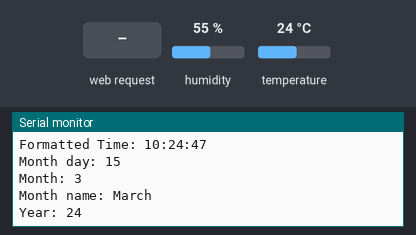
The sketch below on a simulated ESP8266 (NodeMCU). Parts: the last lines printed to the serial monitor. Inputs (shaded band) come from the test bench; at power-on: humidity 55 %, temperature 24 °C. WiFi joins after 1.5 s; servers stay silent unless stated; network time is answered at once with the bench clock; the local clock reads 2024-03-15 10:24:30 at power-on unless the sketch sets it; EEPROM starts erased.

Above: at 17.6 s.
17.7 s: HTTP request GET /vara/on received
19.5 s: HTTP request GET /vara/off received
At 20.7 s:
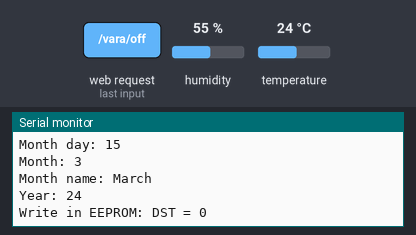
21.4 s: HTTP request GET /TZplus received
At 22.5 s:
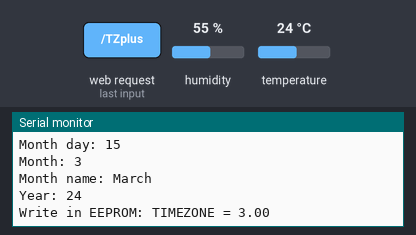
23.3 s: HTTP request GET /TZminus received
At 24.4 s:
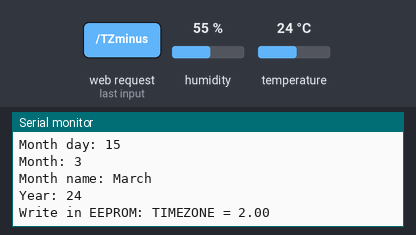
25.2 s: HTTP request GET /DHTsensor received
At 26.3 s:
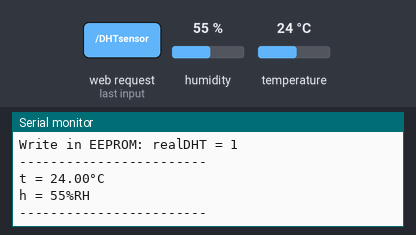
27.1 s: HTTP request GET /off received
Timing chart, 0 to 30.0 s (numbered marks = the images above; inputs shaded):
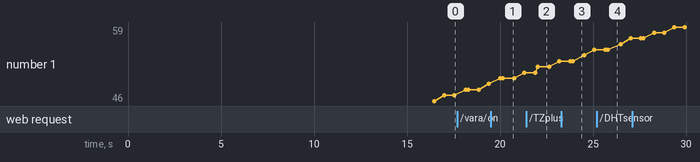

The sketch:

NTP_clock_on_DPD-201_v4a.ino
```cpp
// NTP clock on serial LCD2004
// original sketch by Nicu FLORICA (niq_ro) from http://nicuflorica.blogspot.ro/
// ver.2, use info from // https://lastminuteengineers.com/esp8266-ntp-server-date-time-tutorial/
// NTP info: https://randomnerdtutorials.com/esp8266-nodemcu-date-time-ntp-client-server-arduino/
// TimeZome: https://nicuflorica.blogspot.com/2021/02/ceas-gps-cu-reglaj-ora-locala-4.html


// original for Datecs DPD-201
// ver.1 - added DST (Daylight Saving Time) or Summer Time control using local webpage
// ver.1a - added EEPROM store for TimeZone and DST
// ver.1a1 - clear the sketch
// ver.2 - add WiFiManager by tzapu
// ver.3 - added TimeZone webcontrol
// ver.3a - clear webpage (autoredirect to base page)
// ver.4 - added DHT sensor with "DHTesp.h" library
// ver.4a - added DHT display webcontrol and autoclear info at DHT read error

#include <SoftwareSerial.h>
#include "DHTesp.h"  // https://github.com/beegee-tokyo/DHTesp
#include <EEPROM.h>
#include <NTPClient.h>
#include <ESP8266WiFi.h>
#include <WiFiUdp.h>
#include <DNSServer.h>
#include <ESP8266WebServer.h>
#include <WiFiManager.h>          //https://github.com/tzapu/WiFiManager

//https://randomnerdtutorials.com/esp8266-pinout-reference-gpios/
#define DATAOUT 14  // D5 on R1 Mini
#define DHTpin 12  // D6 on R1 Mini

DHTesp dht;

SoftwareSerial lcd(255, DATAOUT);  // This is required, to start an instance of an LCD (RX at pin D6)

/*
const char *ssid     = "niq_ro";
const char *password = "needcoldbeers";
*/

float TIMEZONE = 2.;
int timezone0 = 16;
int timezone1 = 0;
float diferenta[38] = {-12., -11.,-10.,-9.5,-9.,-8.,-7.,-6.,-5.,-4.,-3.5,-3.,-2.,-1.,0,
                      1.,2.,3.,3.5,4.,4.5,5.,5.5,5.75,6.,6.5,7.,8.,8.75,9.,9.5,10.,10.5,
                      11.,12.,12.75,13.,14};   // added manualy by niq_ro
#define adresa  100  // adress for store the
byte zero = 0;  // variable for control the initial read/write the eeprom memory

char daysOfTheWeek[7][12] = {"Sunday    ", "Monday    ", "Tuesday   ", "Wednesday ", "Thursday  ", "Friday    ", "Saturday  "};

//Month names
String months[12]={"January", "February", "March", "April", "May", "June", "July", "August", "September", "October", "November", "December"};

// Web Host
String header; // Variable to store the HTTP request
unsigned long currentTime = millis(); // Current time
unsigned long previousTime = 0; // Previous time
const long timeoutTime = 2000; // Define timeout time in milliseconds (example: 2000ms = 2s)

// Define NTP Client to get time
WiFiUDP ntpUDP;
NTPClient timeClient(ntpUDP, "pool.ntp.org");

// DST State
String oravara = ""; //
byte DST = 0;
byte DST0 = 0;

int hh, mm, ss;
int yy, ll, dd, zz;

String text7 = " niq_ro's NTP clock  on DPD-201 display ";
byte numar = 0;

byte realDHT = 1;
byte realDHT0 = 1;
float te;
int has;

int tzeci, tunit, tzecimi, trest;
int tsemn, ttot;
int hzeci, hunit;

unsigned long tpcitire = 0;
unsigned long tppauza = 60000;


WiFiServer server(80); // Set web server port number to 80


void setup () {
  EEPROM.begin(512);  //Initialize EEPROM  - http://www.esp8266learning.com/read-and-write-to-the-eeprom-on-the-esp8266.php
  Serial.begin(9600);
  Serial.println("  ");
  Serial.println("  ");
  Serial.println("->");
  lcd.begin(9600);  // Start the LCD at 9600 baud

 // Autodetect is not working reliable, don't use the following line
  // dht.setup(DHTpin);
  // use this instead:
  dht.setup(DHTpin, DHTesp::DHT22); // Connect DHT sensor to GPIO xx

initializare();
delay(1000);
mop();

zero = EEPROM.read(adresa - 1); // variable for write initial values in EEPROM
if (zero != 15)
{
EEPROM.write(adresa - 1, 15);  // zero
EEPROM.write(adresa, timezone0); // time zone (0...37 -> -12...+12) // https://en.wikipedia.org/wiki/Coordinated_Universal_Time
EEPROM.write(adresa + 1, 1);  // 0 => winter time, 1 => summer time
EEPROM.write(adresa + 2, 0);  // 0 => no DHT sensor, 1 => DHt sensor
EEPROM.commit();    //Store data to EEPROM
}

// read EEPROM memory;
timezone0 = EEPROM.read(adresa);  // timezone +12
timezone1 = timezone0;
TIMEZONE = (float)diferenta[timezone0];  // convert in hours
DST = EEPROM.read(adresa+1);
DST0 = DST;
realDHT = EEPROM.read(adresa+2);
realDHT0 = realDHT;

if (DST == 0) oravara = "off";
else oravara = "on";

Serial.print("TimeZone: ");
Serial.println(TIMEZONE);
Serial.print("DST: ");
Serial.println(DST);
Serial.print("DHT sensor: ");
if (realDHT == 1) Serial.println("yes");
else Serial.println("no");

    String text2 = "  Wi-Fi connect in       progress..     ";
    afisare(text2);
 /*
  WiFi.mode(WIFI_STA);
  // Connect to Wi-Fi network with SSID and password
  Serial.print("Connecting to ");
  Serial.println(ssid);
  WiFi.begin(ssid, password);
  while (WiFi.status() != WL_CONNECTED) {
    delay(500);
    Serial.print(".");
  }
  delay(1000);
  // Print local IP address
  Serial.println("\nWiFi connected.");
  Serial.println("IP address: ");
  Serial.println(WiFi.localIP());
*/

 //WiFiManager
  //Local intialization. Once its business is done, there is no need to keep it around
  WiFiManager wifiManager;

  String text8 = "Wi-Fi: AutoConnectAP";
  afisare(text8);

  String text9 = "IP: 192.168.4.1     ";
  afisare(text9);
  delay(1000);

  //reset settings - for testing
  //wifiManager.resetSettings();

  //sets timeout until configuration portal gets turned off
  //useful to make it all retry or go to sleep
  //in seconds
  wifiManager.setTimeout(180);

  //fetches ssid and pass and tries to connect
  //if it does not connect it starts an access point with the specified name
  //here  "AutoConnectAP"
  //and goes into a blocking loop awaiting configuration
  if(!wifiManager.autoConnect("AutoConnectAP")) {
    Serial.println("failed to connect and hit timeout");
    delay(3000);
    //reset and try again, or maybe put it to deep sleep
    ESP.reset();
    delay(5000);
  }

  //if you get here you have connected to the WiFi
  Serial.println("connected...yeey :)");

    // Print local IP address
  Serial.println("\nWiFi connected.");
  Serial.println("IP address: ");
  Serial.println(WiFi.localIP());

mop();
  String text3 = "Wi-Fi connected !   ";
   afisare(text3);

  String text5 = "IP: ";
  text5 = text5 + WiFi.localIP().toString();

  afisare0(text5);

  delay(5000);

  timeClient.begin();
  timeClient.setTimeOffset((TIMEZONE+DST)*3600);
  server.begin(); // Start web server!

delay (1500);
mop();
afisare(text7);
delay(5000);
mop();
  Serial.println("------------");
if (realDHT == 1) citiresenzor();
}  // end setup


void loop () {

timeClient.update();

  WiFiClient client = server.available();   // Listen for incoming clients

  if (client) {                             // If a new client connects,
    Serial.println("New Client.");          // print a message out in the serial port
    String currentLine = "";                // make a String to hold incoming data from the client
    currentTime = millis();
    previousTime = currentTime;
    while (client.connected() && currentTime - previousTime <= timeoutTime) { // loop while the client is connected
      currentTime = millis();
      if (client.available()) {             // if there's bytes to read from the client,
        char c = client.read();             // read a byte, then
        Serial.write(c);                    // print it out the serial monitor
        header += c;
        if (c == '\n') {                    // if the byte is a newline character
          if (currentLine.length() == 0)
          { // If the current line is blank, you got two newline characters in a row. That's the end of the client HTTP request, so send a response:
            client.println("HTTP/1.1 200 OK"); // HTTP headers always start with a response code (e.g. HTTP/1.1 200 OK)
            client.println("Content-type:text/html"); // and a content-type so the client knows what's coming, then a blank line:
            client.println("Connection: close");
            client.println();

            if (header.indexOf("GET /vara/on") >= 0) { // If the user clicked the summer's on button
              Serial.println("Daylight saving time (DST) was activated !");
              oravara = "on";
              DST = 1;
              timeClient.setTimeOffset((TIMEZONE+DST)*3600); // Offset time from the GMT standard
            client.println("<meta http-equiv='Refresh' content=0;url=//" + WiFi.localIP().toString()+ ":80/>");
            }
            else if (header.indexOf("GET /vara/off") >= 0) { // If the user clicked the winter's on button
              Serial.println("Daylight saving time (DST) was deactivated !");
              oravara = "off";
              DST = 0;
              timeClient.setTimeOffset((TIMEZONE+DST)*3600); // Offset time from the GMT standard
            client.println("<meta http-equiv='Refresh' content=0;url=//" + WiFi.localIP().toString()+ ":80/>");
            }

            if (header.indexOf("GET /TZplus") >= 0) { // If the user clicked the TimeZone change button
              Serial.println("TimeZone was changed !");
              timezone0 = timezone0 + 1;
              if (timezone0 > 37) timezone0 = 0;
              TIMEZONE = (float)diferenta[timezone0];  // convert in hours
              timeClient.setTimeOffset((TIMEZONE+DST)*3600); // Offset time from the GMT standard
            client.println("<meta http-equiv='Refresh' content=0;url=//" + WiFi.localIP().toString()+ ":80/>");
            }

            if (header.indexOf("GET /TZminus") >= 0) { // If the user clicked the TimeZone change button
              Serial.println("TimeZone was changed !");
              timezone0 = timezone0 - 1;
              if (timezone0 < 0) timezone0 = 37;
              TIMEZONE = (float)diferenta[timezone0];  // convert in hours
              timeClient.setTimeOffset((TIMEZONE+DST)*3600); // Offset time from the GMT standard
              client.println("<meta http-equiv='Refresh' content=0;url=//" + WiFi.localIP().toString()+ ":80/>");
            }

             if (header.indexOf("GET /DHTsensor") >= 0) { // If the user clicked the TimeZone change button
              realDHT = realDHT + 1;
              realDHT = realDHT%2;
              if (realDHT == 0) Serial.println("DHT sensor was removed !");
              else Serial.println("DHT sensor was added !");
              client.println("<meta http-equiv='Refresh' content=0;url=//" + WiFi.localIP().toString()+ ":80/>");
            }
     /*
            else if (header.indexOf("GET /time") >= 0) { // If the user submitted the time input form
              // Strip the data from the GET request
              int index = header.indexOf("GET /time");
              String timeData = header.substring(index + 15, index + 22);
            }
      */
unsigned long epochTime = timeClient.getEpochTime();
  Serial.print("Epoch Time: ");
  Serial.println(epochTime);

  String formattedTime = timeClient.getFormattedTime();
  Serial.print("Formatted Time: ");
  Serial.println(formattedTime);

    hh = timeClient.getHours();
    mm = timeClient.getMinutes();
    ss = timeClient.getSeconds();

//Get a time structure
  struct tm *ptm = gmtime ((time_t *)&epochTime);

  dd = ptm->tm_mday;
  Serial.print("Month day: ");
  Serial.println(dd);

  ll = ptm->tm_mon+1;
  Serial.print("Month: ");
  Serial.println(ll);

  String currentMonthName = months[ll-1];
  Serial.print("Month name: ");
  Serial.println(currentMonthName);

  yy = ptm->tm_year+1900-2000;
  Serial.print("Year: ");
  Serial.println(yy);

  zz = timeClient.getDay();

            // Display the HTML web page
            // Head
            client.println("<!DOCTYPE html><html>");
            client.println("<head><meta name=\"viewport\" content=\"width=device-width, initial-scale=1\">");
            client.println("<link rel=\"icon\" href=\"data:,\">");
            client.println("<link rel=\"stylesheet\" href=\"//stackpath.bootstrapcdn.com/bootstrap/4.4.1/css/bootstrap.min.css\">"); // Bootstrap
             client.println("<meta http-equiv='Refresh' content=10;url=//" + WiFi.localIP().toString()+ ":80/>");
            client.println("</head>");

            // Body
            client.println("<body>");
            client.println("<h1 class=\"text-center mt-3\"NTP / DSP Clock by niq_ro</h1>"); // Title

            // Current Time
            client.print("<h1 class=\"text-center\">");
            if (hh < 10) client.print ("0");
            client.print (hh);
            client.print (":");
            if (mm < 10) client.print ("0");
            client.print (mm);
            client.print ("   -   ");
            if (dd < 10) client.print ("0");
            client.print (dd);
            client.print ("/");
            if (ll < 10) client.print ("0");
            client.print (ll);
            client.print ("/");
            client.print ("20");
            client.print (yy);
            client.println("</h1>");


            // Display current state, and ON/OFF buttons for DST mode
            client.println("<br><br>");
            client.println("<h2 class=\"text-center\">Daylight Saving Time - " + oravara + "</h2>");
            if (oravara=="off") {
              client.println("<p class=\"text-center\"><a href=\"/vara/on\"><button class=\"btn btn-sm btn-danger\">ON</button></a></p>");
            }
            else {
              client.println("<p class=\"text-center\"><a href=\"/vara/off\"><button class=\"btn btn-success btn-sm\">OFF</button></a></p>");
            }

             // Display TimeZone state, and button for increase TimeZone
            client.println("<h2 class=\"text-center\">TimeZone = " + String(TIMEZONE) + "</h2>");
            client.println("<p class=\"text-center\"><a href=\"/TZminus\"><button class=\"btn btn-sm btn-info\">decrease TimeZone (-)</button></a>");
            client.println("<a href=\"/TZplus\"><button class=\"btn btn-sm btn-warning\">increase TimeZone (+)</button></a></p>");

            // DHT sensor
            client.println("<br><br>");
             if (realDHT == 0)
             {
                 client.println("<h2 class=\"text-center\">no DHT22 sensor !</h2>");
                 client.println("<p class=\"text-center\"><a href=\"/DHTsensor\"><button class=\"btn btn-sm btn-danger\">activate sensor</button></a></p>");
             }
             else
             {
                 client.println("<h2 class=\"text-center\">DHT22 sensor: ");
                 client.println(te);
                 client.println("<sup>0</sup>C / ");
                 client.println(has);
                 client.println("%RH</h2>");
                 client.println("<p class=\"text-center\"><a href=\"/DHTsensor\"><button class=\"btn btn-success btn-sm\">deactivate sensor</button></a></p>");
             }

            client.println("</body></html>");
            client.println(); // The HTTP response ends with another blank line
            break; // Break out of the while loop

          } else { // if you got a newline, then clear currentLine
            currentLine = "";
          }
        } else if (c != '\r') {  // if you got anything else,
          currentLine += c;      // add it to the end of the currentLine
        }
      }
    }

    header = ""; // Clear the header variable
    client.stop(); // Close the connection
    Serial.println("Client disconnected.");
    Serial.println("");
  }

  timeClient.update();
  unsigned long epochTime = timeClient.getEpochTime();
  Serial.print("Epoch Time: ");
  Serial.println(epochTime);

  String formattedTime = timeClient.getFormattedTime();
  Serial.print("Formatted Time: ");
  Serial.println(formattedTime);

    hh = timeClient.getHours();
    mm = timeClient.getMinutes();
    ss = timeClient.getSeconds();

//Get a time structure
  struct tm *ptm = gmtime ((time_t *)&epochTime);

  dd = ptm->tm_mday;
  Serial.print("Month day: ");
  Serial.println(dd);

  ll = ptm->tm_mon+1;
  Serial.print("Month: ");
  Serial.println(ll);

  String currentMonthName = months[ll-1];
  Serial.print("Month name: ");
  Serial.println(currentMonthName);

  yy = ptm->tm_year+1900-2000;
  Serial.print("Year: ");
  Serial.println(yy);

  zz = timeClient.getDay();

if (DST0 != DST)
{
timeClient.setTimeOffset((TIMEZONE+DST)*3600);
EEPROM.write(adresa + 1, DST);  // 1 => summer format, 0 => winter format
EEPROM.commit();    //Store data to EEPROM
Serial.print("Write in EEPROM: DST = ");
Serial.println(DST);
}
DST0 = DST;

if (realDHT0 != realDHT)
{
EEPROM.write(adresa + 2, realDHT);  // 1 => DHT sensor, 0 => no DHT sensor
EEPROM.commit();    //Store data to EEPROM
Serial.print("Write in EEPROM: realDHT = ");
Serial.println(realDHT);
if (realDHT == 1)
{
citiresenzor();
tpcitire = millis();
}
}
realDHT0 = realDHT;


if (timezone1 != timezone0)
{
TIMEZONE = (float)diferenta[timezone0];  // convert in hours
timeClient.setTimeOffset((TIMEZONE+DST)*3600);
EEPROM.write(adresa, timezone0);  // 0..37
EEPROM.commit();    //Store data to EEPROM
Serial.print("Write in EEPROM: TIMEZONE = ");
Serial.println(TIMEZONE);
}
timezone1 = timezone0;

if (realDHT == 0)
{
String text = "";
text = text + daysOfTheWeek[zz];
text = text + dd/10 + dd%10 + "/" + ll/10 + ll%10 + "/" + "20" + yy;

String text3 = "";
text3 = text3 + "      ";
text3 = text3 + hh/10 + hh%10 + ":" + mm/10 + mm%10 + ":" + ss/10 + ss%10;
text3 = text3 + "      ";

if (mm%2 == 0)
{
  afisare(text);
  afisare(text3);
}
else
{
  afisare(text3);
  afisare(text);
}
}

else
{
String text = "";
text = text + dd/10 + dd%10 + "/" + ll/10 + ll%10 + "/" + "20" + yy + "  ";
text = text + hh/10 + hh%10 + ":" + mm/10 + mm%10 + ":" + ss/10 + ss%10;

String text3 = "";
text3 = text3 + daysOfTheWeek[zz] + "  ";
text3 = text3 + hh/10 + hh%10 + ":" + mm/10 + mm%10 + ":" + ss/10 + ss%10;

if (te >= 0)
{
  tsemn = 1;
  ttot = te*10.;
}
if (te < 0)
{
  tsemn = -1;
  ttot = -te*10.;
}

tzeci = ttot/100;
trest = ttot%100;
tunit = trest/10;
tzecimi = trest%10;

hzeci = has/10;
hunit = has%10;


String text1 = "";
text1 = text1 + "Temperature: ";
  if (tsemn == -1)
  {
   if (tzeci > 0)
   text1 = text1 + "-" + tzeci;
   else
   text1 = text1 + " -";
  }
  else
  if (tsemn == 1)
  {
   if (tzeci > 0)
   text1 = text1 + "+" + tzeci;
   else
   text1 = text1 + " +";
  }
  else
   text1 = text1 + "  ";

text1 = text1 + tunit + "." + tzecimi + "`C";

String text2 = "";
text2 = text2 + "Air Humidity:  ";
 if (hzeci == 0)
text2 = text2 + " "+ hunit + "%RH";
 else
text2 = text2 + hzeci + hunit + "%RH";

if (numar < 5)
{
 for (int i = 0; i < text.length(); i++)
  {
    lcd.write(255-2*text[i]);   // Push each char 1 by 1 on each loop pass
  }
for (int i = 0; i < text1.length(); i++)
  {
    lcd.write(255-2*text1[i]);   // Push each char 1 by 1 on each loop pass
  }
}
else
{
   for (int i = 0; i < text3.length(); i++)
  {
    lcd.write(255-2*text3[i]);   // Push each char 1 by 1 on each loop pass
  }
for (int i = 0; i < text2.length(); i++)
  {
    lcd.write(255-2*text2[i]);   // Push each char 1 by 1 on each loop pass
  }
}

numar = numar + 1;
if (numar > 10)
    numar = 0;
}

if ((realDHT == 1) and (millis() - tpcitire > tppauza))
{
citiresenzor();
tpcitire = millis();
}
delay(500);
}  // end main loop


void mop()
{
  lcd.write(231); // CLR (clear the display)
  delay(100);
}  // end 'mop'subroutine

void initializare()
{
  lcd.write(1);  // SPACE
  lcd.write(231); // CLR (clear the display)

  // initialize display
  lcd.write(201); // ESC
  lcd.write(127); // @
delay(1000);
}

void afisare(String texte)
{
   for (int i = 0; i < texte.length(); i++)
  {
    lcd.write(255-2*texte[i]);   // Push each char 1 by 1 on each loop pass
  }
}
void afisare0(String texte)
{
   for (int i = 0; i < 20; i++)
  {
    lcd.write(255-2*texte[i]);   // Push each char 1 by 1 on each loop pass
  }
}

void citiresenzor()
{
  /*
  te = random(-2000,4000)/100.;
  has = random(10000)/100.;
  */
  has = dht.getHumidity();
  te = dht.getTemperature();
  Serial.println("------------------------");
  Serial.print("t = ");
  Serial.print(te);
  Serial.println("°C");
  Serial.print("h = ");
  Serial.print(has);
  Serial.println("%RH");
  Serial.println("------------------------");
    // Check if any reads failed and exit early (to try again).
  if (isnan(has) || isnan(te))
  {
    Serial.println("Failed to read from DHT sensor!");
    realDHT  = 0;
    return;
  }
}
```

Measured:
- after the input at 19.5 s, the serial monitor: prints a new line after 0.45 s (image 1)
- after the input at 21.4 s, the serial monitor: prints a new line after 0.45 s (image 2)
- after the input at 23.3 s, the serial monitor: prints a new line after 0.43 s (image 3)
- after the input at 25.2 s, the serial monitor: prints a new line after 0.41 s (image 4)
- plotted number 1: 51 → 53 after the input at 21.4 s, 53 → 55 after the input at 23.3 s, 55 → 57 after the input at 25.2 s
